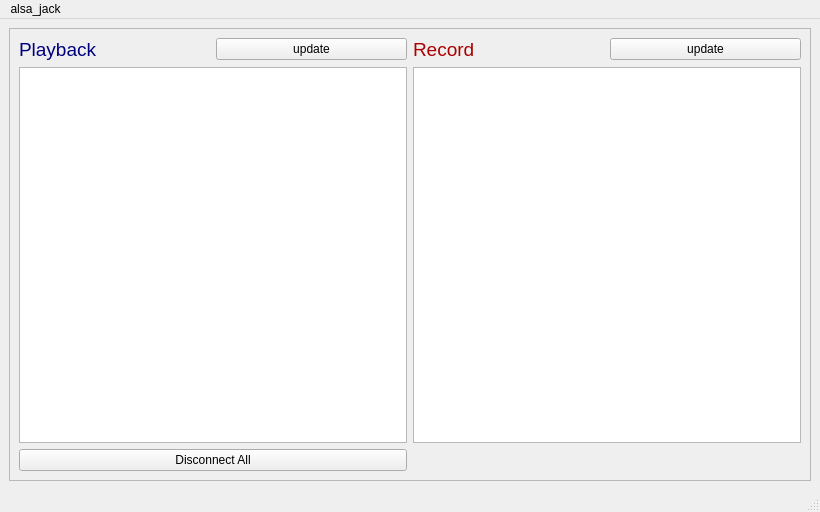
<?xml version="1.0" encoding="UTF-8"?>
<ui version="4.0">
 <class>MainWindow</class>
 <widget class="QMainWindow" name="MainWindow">
  <property name="geometry">
   <rect>
    <x>0</x>
    <y>0</y>
    <width>820</width>
    <height>512</height>
   </rect>
  </property>
  <property name="sizePolicy">
   <sizepolicy hsizetype="Preferred" vsizetype="Preferred">
    <horstretch>0</horstretch>
    <verstretch>0</verstretch>
   </sizepolicy>
  </property>
  <property name="windowTitle">
   <string>Alsa Jack Gui</string>
  </property>
  <property name="windowIcon">
   <iconset resource="gui.qrc">
    <normaloff>:/icons/icons/logo.png</normaloff>:/icons/icons/logo.png</iconset>
  </property>
  <widget class="QWidget" name="centralwidget">
   <property name="sizePolicy">
    <sizepolicy hsizetype="Preferred" vsizetype="Preferred">
     <horstretch>0</horstretch>
     <verstretch>0</verstretch>
    </sizepolicy>
   </property>
   <layout class="QVBoxLayout" name="verticalLayout">
    <item>
     <widget class="QFrame" name="frame_upper">
      <property name="frameShape">
       <enum>QFrame::StyledPanel</enum>
      </property>
      <property name="frameShadow">
       <enum>QFrame::Raised</enum>
      </property>
      <layout class="QGridLayout" name="gridLayout_3">
       <item row="1" column="0">
        <layout class="QHBoxLayout" name="layout_upper">
         <item>
          <layout class="QGridLayout" name="gridLayout_2">
           <item row="5" column="1">
            <widget class="QListWidget" name="list_play">
             <property name="sizePolicy">
              <sizepolicy hsizetype="Expanding" vsizetype="Expanding">
               <horstretch>0</horstretch>
               <verstretch>0</verstretch>
              </sizepolicy>
             </property>
             <property name="tabKeyNavigation">
              <bool>true</bool>
             </property>
             <property name="dragDropMode">
              <enum>QAbstractItemView::NoDragDrop</enum>
             </property>
             <property name="selectionMode">
              <enum>QAbstractItemView::MultiSelection</enum>
             </property>
             <property name="selectionBehavior">
              <enum>QAbstractItemView::SelectRows</enum>
             </property>
             <property name="iconSize">
              <size>
               <width>24</width>
               <height>24</height>
              </size>
             </property>
             <property name="movement">
              <enum>QListView::Static</enum>
             </property>
             <property name="flow">
              <enum>QListView::TopToBottom</enum>
             </property>
             <property name="spacing">
              <number>8</number>
             </property>
             <property name="viewMode">
              <enum>QListView::IconMode</enum>
             </property>
            </widget>
           </item>
           <item row="4" column="3">
            <layout class="QHBoxLayout" name="horizontalLayout_2">
             <item>
              <widget class="QLabel" name="label_3">
               <property name="text">
                <string>&lt;html&gt;&lt;head/&gt;&lt;body&gt;&lt;p&gt;&lt;span style=&quot; font-size:14pt; color:#aa0000;&quot;&gt;Record&lt;/span&gt;&lt;/p&gt;&lt;/body&gt;&lt;/html&gt;</string>
               </property>
               <property name="textFormat">
                <enum>Qt::AutoText</enum>
               </property>
               <property name="margin">
                <number>5</number>
               </property>
              </widget>
             </item>
             <item>
              <widget class="QPushButton" name="btn_update_record">
               <property name="text">
                <string>update</string>
               </property>
              </widget>
             </item>
            </layout>
           </item>
           <item row="5" column="3">
            <widget class="QListWidget" name="list_record">
             <property name="sizePolicy">
              <sizepolicy hsizetype="Expanding" vsizetype="Expanding">
               <horstretch>0</horstretch>
               <verstretch>0</verstretch>
              </sizepolicy>
             </property>
             <property name="tabKeyNavigation">
              <bool>true</bool>
             </property>
             <property name="selectionMode">
              <enum>QAbstractItemView::MultiSelection</enum>
             </property>
             <property name="selectionBehavior">
              <enum>QAbstractItemView::SelectRows</enum>
             </property>
             <property name="iconSize">
              <size>
               <width>24</width>
               <height>24</height>
              </size>
             </property>
             <property name="movement">
              <enum>QListView::Static</enum>
             </property>
             <property name="flow">
              <enum>QListView::TopToBottom</enum>
             </property>
             <property name="isWrapping" stdset="0">
              <bool>true</bool>
             </property>
             <property name="spacing">
              <number>8</number>
             </property>
             <property name="viewMode">
              <enum>QListView::IconMode</enum>
             </property>
            </widget>
           </item>
           <item row="6" column="1">
            <widget class="QPushButton" name="btn_dc_all">
             <property name="text">
              <string>Disconnect All</string>
             </property>
            </widget>
           </item>
           <item row="4" column="1">
            <layout class="QHBoxLayout" name="horizontalLayout">
             <item>
              <widget class="QLabel" name="label">
               <property name="text">
                <string>&lt;html&gt;&lt;head/&gt;&lt;body&gt;&lt;p&gt;&lt;span style=&quot; font-size:14pt; color:#00007f;&quot;&gt;Playback&lt;/span&gt;&lt;/p&gt;&lt;/body&gt;&lt;/html&gt;</string>
               </property>
               <property name="textFormat">
                <enum>Qt::RichText</enum>
               </property>
               <property name="margin">
                <number>5</number>
               </property>
              </widget>
             </item>
             <item>
              <widget class="QPushButton" name="btn_update_playback">
               <property name="text">
                <string>update</string>
               </property>
              </widget>
             </item>
            </layout>
           </item>
           <item row="6" column="3">
            <widget class="QLabel" name="label_2">
             <property name="enabled">
              <bool>true</bool>
             </property>
             <property name="sizePolicy">
              <sizepolicy hsizetype="Fixed" vsizetype="Fixed">
               <horstretch>0</horstretch>
               <verstretch>0</verstretch>
              </sizepolicy>
             </property>
             <property name="maximumSize">
              <size>
               <width>235</width>
               <height>45</height>
              </size>
             </property>
             <property name="text">
              <string/>
             </property>
             <property name="textFormat">
              <enum>Qt::PlainText</enum>
             </property>
             <property name="pixmap">
              <pixmap resource="gui.qrc">:/icons/icons/logo.png</pixmap>
             </property>
             <property name="scaledContents">
              <bool>true</bool>
             </property>
             <property name="alignment">
              <set>Qt::AlignLeading|Qt::AlignLeft|Qt::AlignVCenter</set>
             </property>
            </widget>
           </item>
          </layout>
         </item>
        </layout>
       </item>
      </layout>
     </widget>
    </item>
   </layout>
  </widget>
  <widget class="QMenuBar" name="menubar">
   <property name="geometry">
    <rect>
     <x>0</x>
     <y>0</y>
     <width>820</width>
     <height>27</height>
    </rect>
   </property>
   <widget class="QMenu" name="menuLightshow">
    <property name="title">
     <string>alsa_jack</string>
    </property>
    <addaction name="actionLoad"/>
    <addaction name="actionSave"/>
   </widget>
   <addaction name="menuLightshow"/>
  </widget>
  <widget class="QStatusBar" name="statusbar"/>
  <action name="actionLoad">
   <property name="text">
    <string>Load</string>
   </property>
  </action>
  <action name="actionSave">
   <property name="text">
    <string>Save</string>
   </property>
  </action>
 </widget>
 <resources>
  <include location="gui.qrc"/>
 </resources>
 <connections/>
</ui>
